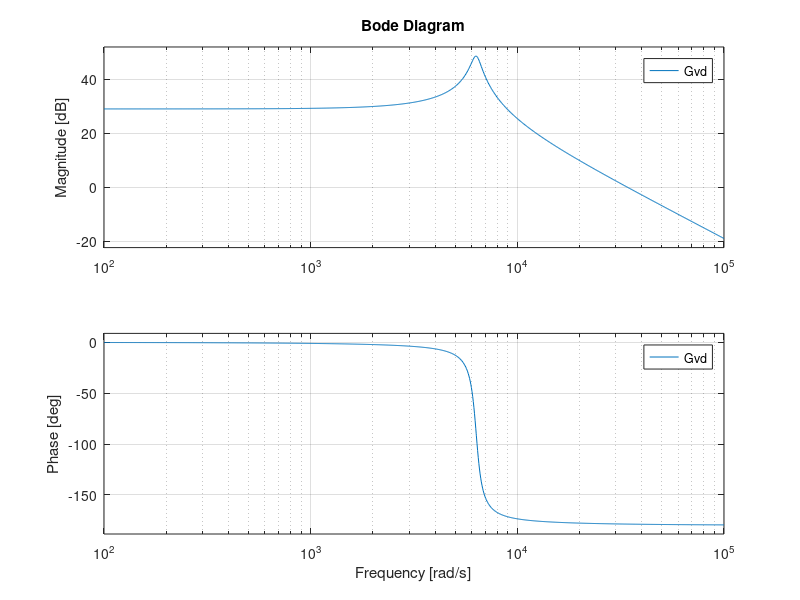
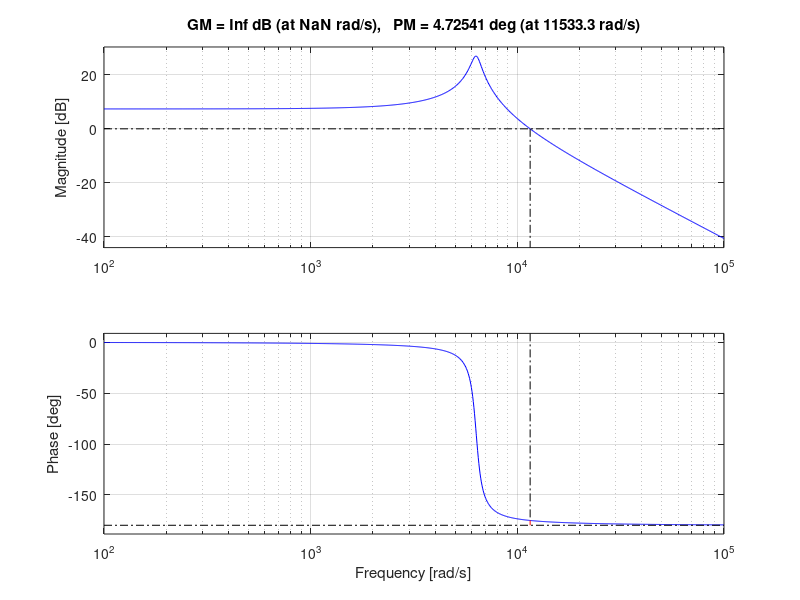
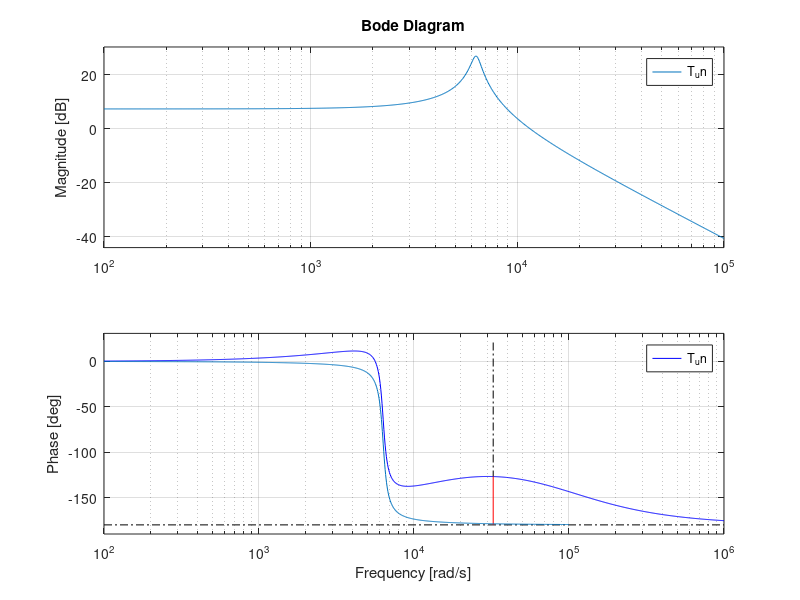
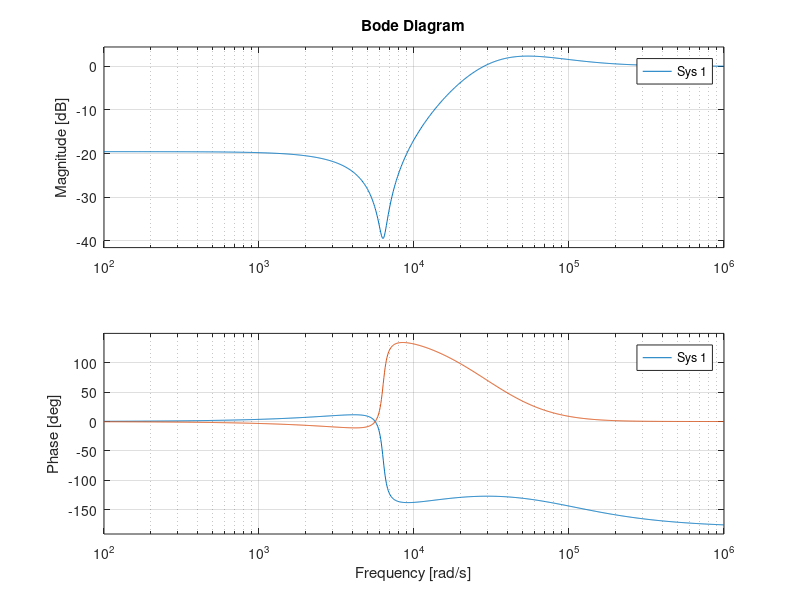

Write the MATLAB code that produced these figures, in order. (Note: this script raises an error after producing the figures.)
clc;
clear;
close all;

%power stage component
L=50*10^(-6);
R=3;
C=500*10^(-6);
Fs=100*10^(3);
Vin=28;
V=15;
D=V/Vin;
R1=20*10^(3);
R2=10*10^(3);

%compensator
s=tf('s');
Q=R*sqrt(C/L);
Wo=1/sqrt(L*C);
den=(s/Wo)^2+(s/(Wo*Q)+1);
Gdo=V/D;
Ggo=D;
Vm=4;
Gvg=Ggo*(1/den);
Gvd=Gdo*(1/den);
Gm=1/Vm;
H=1/3;
T_un=Gvd*H*Gm;
figure(1)
bode(Gvd);
figure(2)
bode(T_un)
margin(T_un)
grid on;

%required Fc=Fs/20 =5Khz
Fc=Fs/20;
reqGain=dcgain(T_un)*(Wo/(Fc*2*pi))^2;
reqPM=52;
Fz_PD=Fc*sqrt((1-sind(reqPM))/(1+sind(reqPM)));
Fp_PD=Fc*sqrt((1+sind(reqPM))/(1-sind(reqPM)));
Gco_PD=sqrt(Fz_PD/Fp_PD)/reqGain;
Gc_PD=Gco_PD*(1+(s/(Fz_PD*2*pi)))/(1+(s/(Fp_PD*2*pi)));

%T(S) with PD
T_PD=series(T_un,Gc_PD);
figure(3)
bode(T_PD)
margin(T_PD)
grid on;
hold on;
bode(T_un);
hold off;

figure(4)
bode(T_PD);
grid on;
hold on;
bode(1/(T_PD+1));

%adding inverted zero
WL=(Fc/10)*2*pi; %choose it less than cross over frequency
TF_inv=(1+(WL/s));
T_inverted=series(T_PD,TF_inv);
figure(5)
bode(T_inverted);
margin(T_inverted);
grid on;
hold on;
bode(T_un);
hold off;

%testing or attenuation TF
figure(6)
bodeplot(1/(1+T_inverted));
hold on;
grid on;
bodeplot(Gvg);
bodeplot(Gvg*(1/(1+T_inverted)));